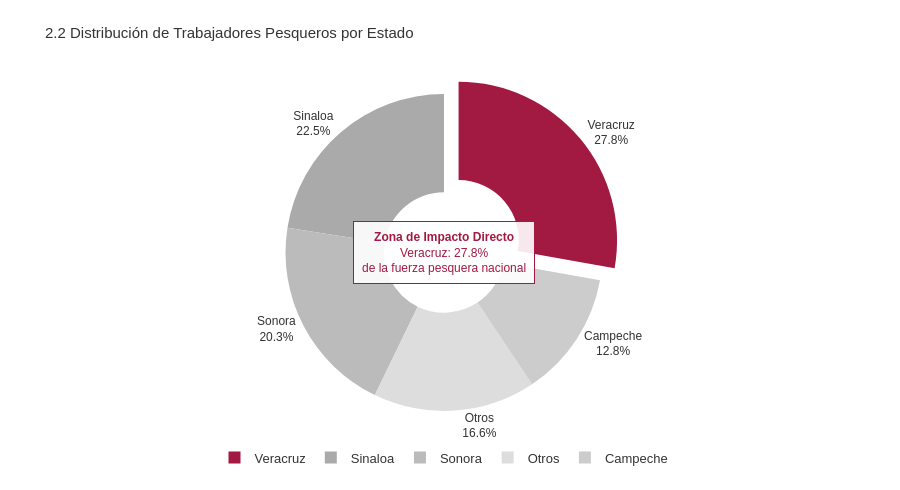

Here is the notebook cell this chart was saved with:
### Code cell
pesca_estados = pd.DataFrame({
    'Estado':       ['Veracruz', 'Sinaloa', 'Sonora', 'Campeche', 'Otros'],
    'Trabajadores': [89000, 72000, 65000, 41000, 53000],
})
total_pesca  = pesca_estados['Trabajadores'].sum()
pct_veracruz = pesca_estados.loc[0,'Trabajadores'] / total_pesca * 100

fig = px.pie(
    pesca_estados, values='Trabajadores', names='Estado',
    color='Estado',
    color_discrete_map={
        'Veracruz': ODS_G, 'Sinaloa': '#AAAAAA',
        'Sonora': '#BBBBBB', 'Campeche': '#CCCCCC', 'Otros': '#DDDDDD',
    },
    hole=0.38,
)
fig.update_traces(
    textposition='outside',
    textinfo='label+percent',
    pull=[0.12 if e == 'Veracruz' else 0 for e in pesca_estados['Estado']],
    textfont=dict(size=12),
)
fig.update_layout(
    **base_layout('2.2 Distribución de Trabajadores Pesqueros por Estado', height=490),
    legend=dict(orientation='h', yanchor='bottom', y=-0.12, xanchor='center', x=0.5),
)
fig.add_annotation(
    text=f'<b>Zona de Impacto Directo</b><br>'
         f'Veracruz: {pct_veracruz:.1f}%<br>de la fuerza pesquera nacional',
    x=0.5, y=0.5, showarrow=False,
    font=dict(size=12, color=ODS_G),
    bgcolor='rgba(255,255,255,0.9)',
    bordercolor=ODS_G, borderwidth=1, borderpad=8,
)
fig.show()

### Figure 1 — Plotly figure (JSON) as saved in the notebook; plotly's stock layout.template omitted (floating-point values rounded to 4 significant figures)
{"data": [{"customdata": [["Veracruz"], ["Sinaloa"], ["Sonora"], ["Campeche"], ["Otros"]], "domain": {"x": [0.0, 1.0], "y": [0.0, 1.0]}, "hole": 0.38, "hovertemplate": "Estado=%{customdata[0]}<br>Trabajadores=%{value}<extra></extra>", "labels": ["Veracruz", "Sinaloa", "Sonora", "Campeche", "Otros"], "legendgroup": "", "marker": {"colors": ["#A21942", "#AAAAAA", "#BBBBBB", "#CCCCCC", "#DDDDDD"]}, "name": "", "pull": [0.12, 0, 0, 0, 0], "showlegend": true, "textfont": {"size": 12}, "textinfo": "label+percent", "textposition": "outside", "type": "pie", "values": [89000, 72000, 65000, 41000, 53000]}], "layout": {"annotations": [{"bgcolor": "rgba(255,255,255,0.9)", "bordercolor": "#A21942", "borderpad": 8, "borderwidth": 1, "font": {"color": "#A21942", "size": 12}, "showarrow": false, "text": "<b>Zona de Impacto Directo</b><br>Veracruz: 27.8%<br>de la fuerza pesquera nacional", "x": 0.5, "y": 0.5}], "font": {"color": "#333333", "family": "Arial, sans-serif", "size": 13}, "height": 490, "legend": {"orientation": "h", "tracegroupgap": 0, "x": 0.5, "xanchor": "center", "y": -0.12, "yanchor": "bottom"}, "margin": {"b": 60, "l": 60, "r": 40, "t": 75}, "paper_bgcolor": "white", "plot_bgcolor": "white", "title": {"font": {"color": "#333333", "family": "Arial", "size": 15}, "text": "2.2 Distribución de Trabajadores Pesqueros por Estado"}}}
